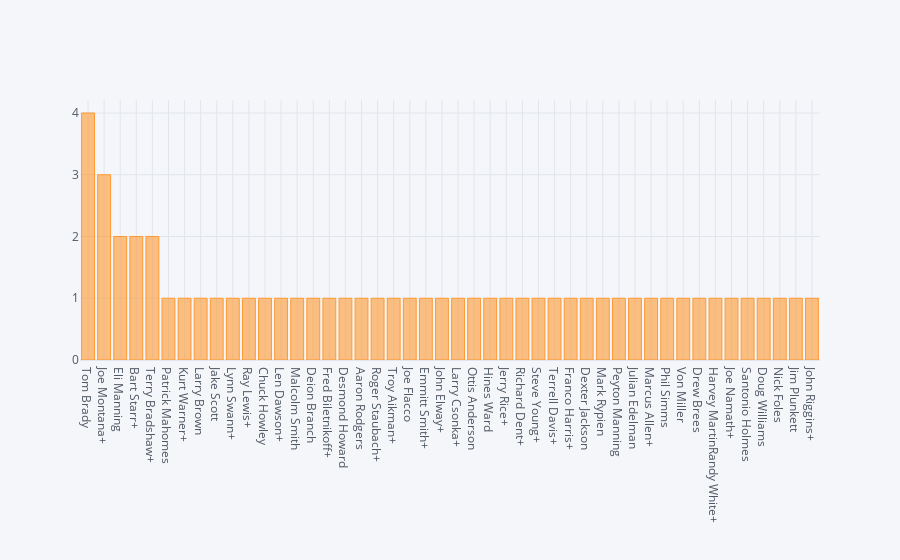

Here is the notebook cell this chart was saved with:
### Markdown cell above
**O 'MVP' é o prêmio de Jogador Mais Valioso do Super Bowl, entregue anualmente para o jogador mais valioso do Super Bowl, na final da National Football League (NFL). O vencedor é escolhido por votos de fãs durante o jogo e por um painel de dezesseis jornalistas que votam depois da partida.**


**Os votos da mídia contam como oitenta por cento do total, enquanto o voto dos espectadores equivale aos vinte por cento restantes. O público pode votar através da internet ou por celular.**

**A prêmio é entregue desde 1967. O vencedor mais recente é Patrick Mahomes, quarterback do Kansas City Chiefs, que foi escolhido como o Jogador Mais Valioso do Super Bowl LIV em 2020.**

**https://pt.wikipedia.org/wiki/Prêmio_de_Jogador_Mais_Valioso_do_Super_Bowl**

### Code cell
# Gráfico de barras para os maiores vencedores do prêmio MVP:

df.MVP.value_counts().iplot(kind='bar')

### Figure 1 — Plotly figure (JSON) as saved in the notebook; plotly's stock layout.template omitted (floating-point values rounded to 4 significant figures)
{"data": [{"marker": {"color": "rgba(255, 153, 51, 0.6)", "line": {"color": "rgba(255, 153, 51, 1.0)", "width": 1}}, "name": "MVP", "orientation": "v", "text": "", "type": "bar", "x": ["Tom Brady", "Joe Montana+", "Eli Manning", "Bart Starr+", "Terry Bradshaw+", "Patrick Mahomes", "Kurt Warner+", "Larry Brown", "Jake Scott", "Lynn Swann+", "Ray Lewis+", "Chuck Howley", "Len Dawson+", "Malcolm Smith", "Deion Branch", "Fred Biletnikoff+", "Desmond Howard", "Aaron Rodgers", "Roger Staubach+", "Troy Aikman+", "Joe Flacco", "Emmitt Smith+", "John Elway+", "Larry Csonka+", "Ottis Anderson", "Hines Ward", "Jerry Rice+", "Richard Dent+", "Steve Young+", "Terrell Davis+", "Franco Harris+", "Dexter Jackson", "Mark Rypien", "Peyton Manning", "Julian Edelman", "Marcus Allen+", "Phil Simms", "Von Miller", "Drew Brees", "Harvey MartinRandy White+", "Joe Namath+", "Santonio Holmes", "Doug Williams", "Nick Foles", "Jim Plunkett", "John Riggins+"], "y": [4, 3, 2, 2, 2, 1, 1, 1, 1, 1, 1, 1, 1, 1, 1, 1, 1, 1, 1, 1, 1, 1, 1, 1, 1, 1, 1, 1, 1, 1, 1, 1, 1, 1, 1, 1, 1, 1, 1, 1, 1, 1, 1, 1, 1, 1]}], "layout": {"legend": {"bgcolor": "#F5F6F9", "font": {"color": "#4D5663"}}, "paper_bgcolor": "#F5F6F9", "plot_bgcolor": "#F5F6F9", "title": {"font": {"color": "#4D5663"}}, "xaxis": {"gridcolor": "#E1E5ED", "showgrid": true, "tickfont": {"color": "#4D5663"}, "title": {"font": {"color": "#4D5663"}, "text": ""}, "zerolinecolor": "#E1E5ED"}, "yaxis": {"gridcolor": "#E1E5ED", "showgrid": true, "tickfont": {"color": "#4D5663"}, "title": {"font": {"color": "#4D5663"}, "text": ""}, "zerolinecolor": "#E1E5ED"}}}
